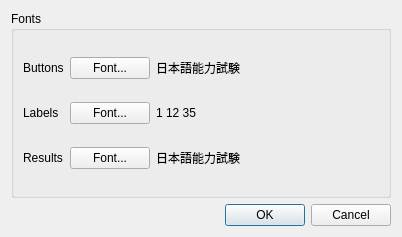
<?xml version="1.0" encoding="UTF-8"?>
<ui version="4.0">
 <class>QSettingsDlg</class>
 <widget class="QDialog" name="QSettingsDlg">
  <property name="geometry">
   <rect>
    <x>0</x>
    <y>0</y>
    <width>402</width>
    <height>237</height>
   </rect>
  </property>
  <property name="windowTitle">
   <string>Settings</string>
  </property>
  <layout class="QVBoxLayout" name="verticalLayout">
   <item>
    <widget class="QGroupBox" name="groupBox">
     <property name="sizePolicy">
      <sizepolicy hsizetype="Preferred" vsizetype="Expanding">
       <horstretch>0</horstretch>
       <verstretch>0</verstretch>
      </sizepolicy>
     </property>
     <property name="title">
      <string>Fonts</string>
     </property>
     <layout class="QGridLayout" name="gridLayout">
      <item row="0" column="0">
       <widget class="QLabel" name="label_1">
        <property name="text">
         <string>Buttons</string>
        </property>
        <property name="buddy">
         <cstring>btnFontButtons</cstring>
        </property>
       </widget>
      </item>
      <item row="0" column="1">
       <widget class="QPushButton" name="btnFontButtons">
        <property name="text">
         <string>Font...</string>
        </property>
       </widget>
      </item>
      <item row="0" column="2">
       <widget class="QLabel" name="testBtn">
        <property name="sizePolicy">
         <sizepolicy hsizetype="Expanding" vsizetype="Preferred">
          <horstretch>0</horstretch>
          <verstretch>0</verstretch>
         </sizepolicy>
        </property>
        <property name="text">
         <string>日本語能力試験</string>
        </property>
       </widget>
      </item>
      <item row="1" column="0">
       <widget class="QLabel" name="label_2">
        <property name="text">
         <string>Labels</string>
        </property>
        <property name="buddy">
         <cstring>btnFontLabels</cstring>
        </property>
       </widget>
      </item>
      <item row="1" column="1">
       <widget class="QPushButton" name="btnFontLabels">
        <property name="text">
         <string>Font...</string>
        </property>
       </widget>
      </item>
      <item row="1" column="2">
       <widget class="QLabel" name="testLabels">
        <property name="sizePolicy">
         <sizepolicy hsizetype="Expanding" vsizetype="Preferred">
          <horstretch>0</horstretch>
          <verstretch>0</verstretch>
         </sizepolicy>
        </property>
        <property name="text">
         <string>1 12 35</string>
        </property>
       </widget>
      </item>
      <item row="2" column="0">
       <widget class="QLabel" name="label_3">
        <property name="text">
         <string>Results</string>
        </property>
        <property name="buddy">
         <cstring>btnFontResults</cstring>
        </property>
       </widget>
      </item>
      <item row="2" column="1">
       <widget class="QPushButton" name="btnFontResults">
        <property name="text">
         <string>Font...</string>
        </property>
       </widget>
      </item>
      <item row="2" column="2">
       <widget class="QLabel" name="testResults">
        <property name="sizePolicy">
         <sizepolicy hsizetype="Expanding" vsizetype="Preferred">
          <horstretch>0</horstretch>
          <verstretch>0</verstretch>
         </sizepolicy>
        </property>
        <property name="text">
         <string>日本語能力試験</string>
        </property>
       </widget>
      </item>
     </layout>
    </widget>
   </item>
   <item>
    <layout class="QHBoxLayout" name="horizontalLayout">
     <item>
      <spacer name="horizontalSpacer">
       <property name="orientation">
        <enum>Qt::Horizontal</enum>
       </property>
       <property name="sizeHint" stdset="0">
        <size>
         <width>40</width>
         <height>20</height>
        </size>
       </property>
      </spacer>
     </item>
     <item>
      <widget class="QPushButton" name="OKBtn">
       <property name="text">
        <string>OK</string>
       </property>
       <property name="default">
        <bool>true</bool>
       </property>
      </widget>
     </item>
     <item>
      <widget class="QPushButton" name="CancelBtn">
       <property name="text">
        <string>Cancel</string>
       </property>
      </widget>
     </item>
    </layout>
   </item>
  </layout>
 </widget>
 <resources/>
 <connections>
  <connection>
   <sender>OKBtn</sender>
   <signal>clicked()</signal>
   <receiver>QSettingsDlg</receiver>
   <slot>accept()</slot>
   <hints>
    <hint type="sourcelabel">
     <x>306</x>
     <y>226</y>
    </hint>
    <hint type="destinationlabel">
     <x>35</x>
     <y>259</y>
    </hint>
   </hints>
  </connection>
  <connection>
   <sender>CancelBtn</sender>
   <signal>clicked()</signal>
   <receiver>QSettingsDlg</receiver>
   <slot>reject()</slot>
   <hints>
    <hint type="sourcelabel">
     <x>391</x>
     <y>226</y>
    </hint>
    <hint type="destinationlabel">
     <x>80</x>
     <y>237</y>
    </hint>
   </hints>
  </connection>
 </connections>
</ui>
